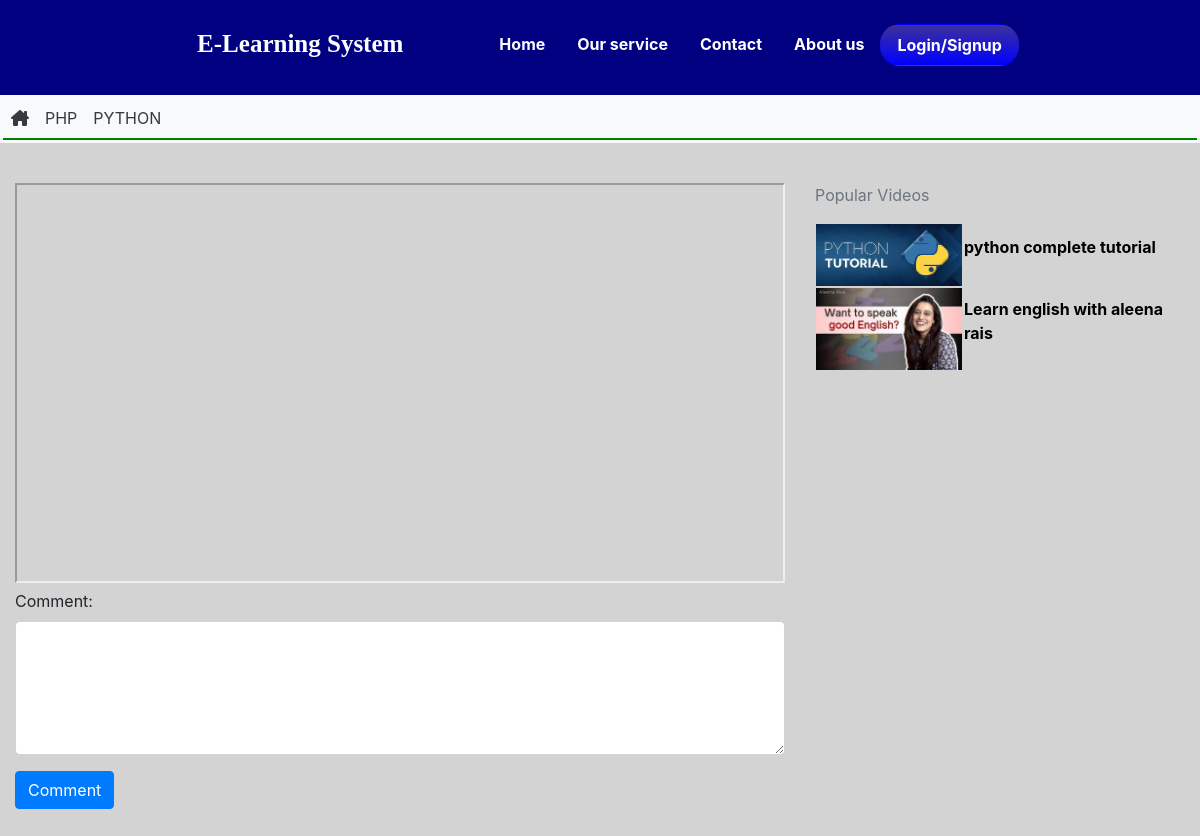
The page /video.php?id=1 on the database its author committed.
### tables this page shows
CREATE TABLE `courses` (
  `id` int(11) NOT NULL,
  `name` varchar(30) NOT NULL,
  `description` varchar(120) NOT NULL,
  `myimage` varchar(30) NOT NULL,
  `reading_time` timestamp NOT NULL DEFAULT current_timestamp() ON UPDATE current_timestamp()
);

CREATE TABLE `videos` (
  `id` int(11) NOT NULL,
  `name` varchar(30) NOT NULL,
  `topic_title` varchar(50) NOT NULL,
  `video_path` varchar(100) NOT NULL,
  `myimage` varchar(30) NOT NULL,
  `reading_time` timestamp NOT NULL DEFAULT current_timestamp() ON UPDATE current_timestamp()
);

### video.php (the view, shortened to what this page needs)
<!DOCTYPE html>
<html lang="en">
<head>
    <link rel="stylesheet" href="https://cdn.jsdelivr.net/npm/bootstrap@4.6.2/dist/css/bootstrap.min.css">
  <link rel="stylesheet" href="https://cdnjs.cloudflare.com/ajax/libs/font-awesome/6.4.0/css/all.min.css" />
  <link rel="stylesheet" href="style.css">
  <link rel='stylesheet' href='https://cdn.jsdelivr.net/npm/sweetalert2@7.12.15/dist/sweetalert2.min.css'></link>
</head>
<body class="" style="background-color:lightgray;">
<?php
include('userheader.php');
?>
<div class="container-fluid">
<div class="row">
    <div class="col-md-8" style="margin-bottom:40px;margin-top:40px;">
        <?php
        include('db.php');
        $id=$_GET['id'];
        $sql="select * from videos where id=$id";
        $result=mysqli_query($con,$sql);
        $row=mysqli_fetch_assoc($result);
        $path=$row['video_path'];
        ?>
        <iframe src="<?=$path?>" style="width:100%;height:400px;"></iframe>
        <form method="post" action="">
        <div class="form-group">
        <label for="comment">Comment:</label>
        <textarea class="form-control" rows="5" id="comment" name="comment"></textarea>
        </div>
        <input type="submit" name="submit" class="btn btn-primary" value="Comment">
        </form>
    </div>
    <div class="col-md-4" style="margin-bottom:40px;margin-top:40px;">
    <div style="height:600px;overflow-y:scroll;">
    <p class="text-muted">Popular Videos</p>
    <table style="">
    <?php
include('db.php');
$sql="select * from videos";
$result=mysqli_query($con,$sql);
if(mysqli_num_rows($result)>0)
{
    while($row=mysqli_fetch_assoc($result))
    {
        ?>
<tr for="one">
    <th style="width:40%"><a href="video.php?id=<?php echo $row['id']; ?>"><img src="admin/<?php echo $row['myimage']; ?>" style="width:100%;"></a></th>
    <th style="width:60%"><a href="video.php?id=<?php echo $row['id']; ?>"><p><?php echo $row['topic_title']; ?></p></a></th>
</tr>
<a href="video.php?id=<?php echo $row['id']; ?>" style="display:none;" id="one">
        <?php
    }
}
    ?>
    </table>
    </div>
</div>
</div>
</div>
</body>
</html>

### userheader.php (shortened to what this page needs)
<nav style="background-color:navy;">
<ul class="nav justify-content-center p-4">
  <li class="nav-item" style="margin-top:-7px;">
    <a class="nav-link text-white font-weight-bold" href="#"><b style="font-size:25px;font-family:verdana;">E-Learning System</b></a>
  </li>
  <li class="nav-item">
    <a class="nav-link text-dark font-weight-bold" href="#"></a>
  </li>
  <li class="nav-item">
    <a class="nav-link text-white font-weight-bold" href="#"></a>
  </li>
  <li class="nav-item">
    <a class="nav-link text-light font-weight-bold" href="index.php">Home</a>
  </li>
  <li class="nav-item">
    <a class="nav-link text-white font-weight-bold" href="services.php">Our service</a>
  </li>
  <li class="nav-item">
    <a class="nav-link text-white font-weight-bold" href="contact.php">Contact</a>
  </li>
  <li class="nav-item">
    <a class="nav-link text-white font-weight-bold" href="about.php">About us</a>
  </li>
  <li class="nav-item">
    <a class="nav-link text-white font-weight-bold btn roun" href="login.php" style="">Login/Signup</a>
  </li>
</ul>
</nav>
<nav class="navbar navbar-expand-md bg-light navbar-dark" style="padding:3px;">
  <div class="collapse navbar-collapse" id="collapsibleNavbar" style="border-bottom:2px solid green;">
    <ul class="navbar-nav">
      <li class="nav-item">
        <a class="nav-link text-dark" href="index.php"><i class="fa-solid fa-house-chimney"></i></a>
      </li>
<?php
include('db.php');
$sql_select="select id,name from courses limit 12";
$result_select=mysqli_query($con,$sql_select);
if(mysqli_num_rows($result_select)>0)
{
  while($row_select=mysqli_fetch_assoc($result_select))
  {
    ?>
    <li class="nav-item">
        <a class="nav-link text-dark text-uppercase" href="content.php?id=<?php echo $row_select["id"]; ?>"><?php echo $row_select["name"]; ?></a>
      </li>
    <?php
  }
}
?>
    </ul>
  </div>
</nav>

### style.css (style rules this page uses)
.roun { border-radius:20px; background-image: linear-gradient(rgb(62, 49, 154), blue); }

### video.php (style rules this page uses)
a { text-decoration:none; color:black; }

### rows shown on the page
courses: name "PHP"
courses: name "PYTHON"
videos: myimage (picture), topic_title "python complete tutorial"
videos: myimage (picture), topic_title "Learn english with aleena rais"
